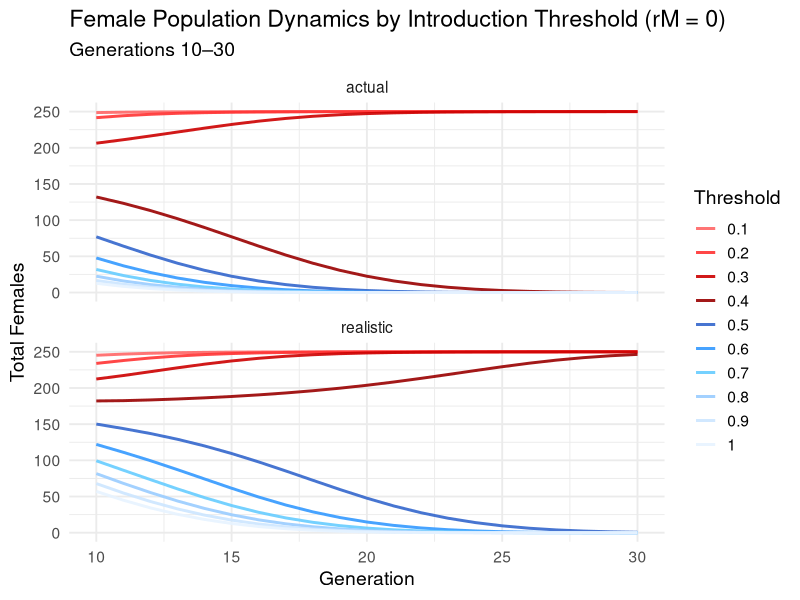

Reproduce this figure in R.
# Load required libraries
library(tidyverse)

# Load datasets
actual <- read_csv("mgdrive/bisex_runs/actual_bisex_combined.csv") %>%
  mutate(simulation_type = "actual")

realistic <- read_csv("mgdrive/bisex_runs/realistic_bisex_combined.csv") %>%
  mutate(simulation_type = "realistic")

# Combine and filter for rM = 0 and generation 10 to 30
combined_data <- bind_rows(actual, realistic) %>%
  filter(rM == 0, generation >= 10, generation <= 30)

# Create output directory if it doesn't exist
output_dir <- "plots/bisex"
dir.create(output_dir, recursive = TRUE, showWarnings = FALSE)

# Define thresholds and custom colour palette
threshold_levels <- c(0.1, 0.2, 0.3, 0.4, 0.5, 0.6, 0.7, 0.8, 0.9, 1.0)
threshold_palette <- c(
  "#FF6666", "#FF3333", "#CC0000", "#990000",  # Reversed reds for 0.1–0.4
  "#3366CC", "#3399FF", "#66CCFF", "#99CCFF", "#CCE5FF", "#E6F2FF"  # Blues for 0.5–1.0
)

# Convert threshold to factor with correct ordering
combined_data$threshold <- factor(combined_data$threshold, levels = threshold_levels)

# Create plot
plot_rM0_coloured <- ggplot(combined_data, aes(x = generation, y = total_females, colour = threshold)) +
  geom_line(alpha = 0.9, size = 1) +
  scale_colour_manual(values = threshold_palette) +
  facet_wrap(~ simulation_type, ncol = 1) +
  labs(
    title = "Female Population Dynamics by Introduction Threshold (rM = 0)",
    subtitle = "Generations 10–30",
    x = "Generation",
    y = "Total Females",
    colour = "Threshold"
  ) +
  theme_minimal(base_size = 14)

# Save plot
ggsave(filename = file.path(output_dir, "bisex_linegraphs_rM_0_gens10_30_coloured.png"), plot = plot_rM0_coloured, width = 12, height = 8, dpi = 300)